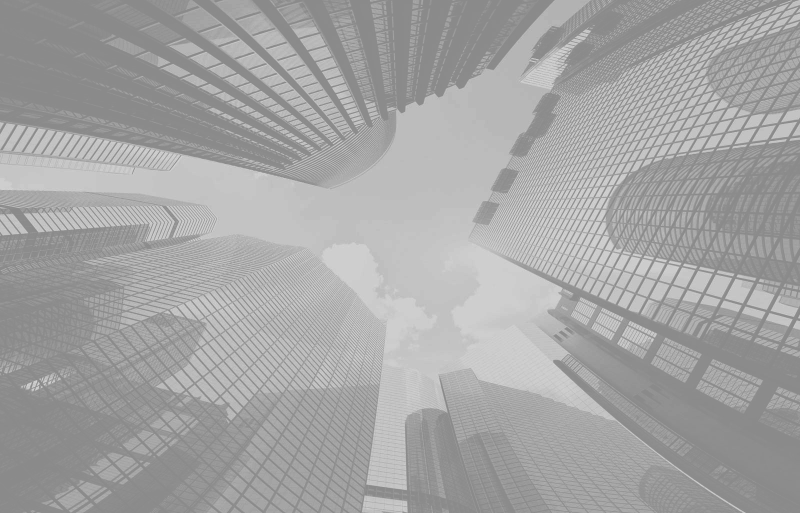
#> input picture GUILHERME_CAVICHIOLI_73759_FELIPE_FIOCHI_73758/EX3/predios1.png, 1600 x 1026 px (shown at 1/2 size)
$ python EXERCICIO3.py
#> lines starting #> are read from the running program, lines starting #| are printed output that depends on the picture
import cv2
import numpy as np
import matplotlib.pyplot as plt

#Plotando as imagens
predio1 = cv2.imread('predios1.png', 0)
#> predio1 is the input picture: shape (1026, 1600); min 138, max 233, mean 164.1
predio2 = cv2.imread('predios2.png', 0)
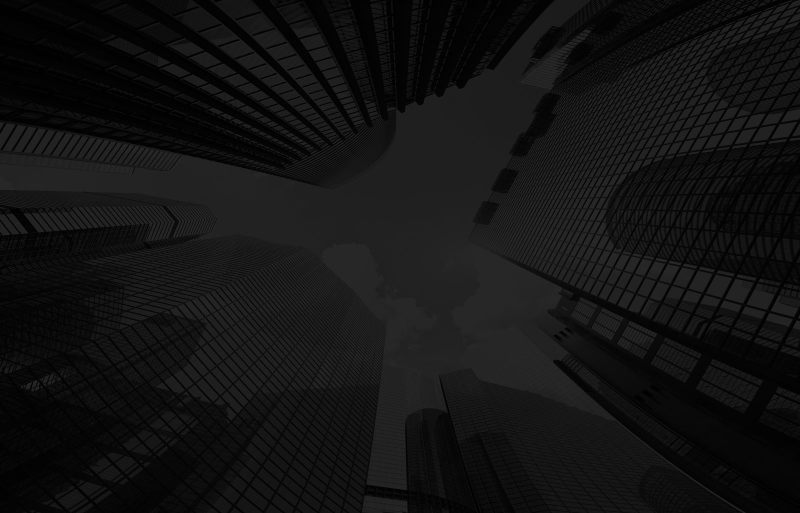
#> input picture GUILHERME_CAVICHIOLI_73759_FELIPE_FIOCHI_73758/EX3/predios2.png, 1600 x 1026 px (shown at 1/2 size)
#> predio2 is the input picture: shape (1026, 1600); min 0, max 52, mean 18.8

#Equalizando os histogramas
predio1_H1 = cv2.equalizeHist(predio1)
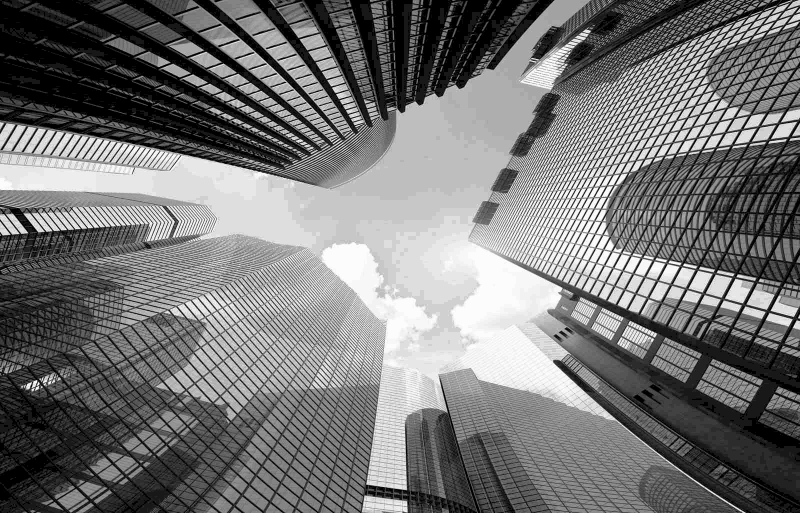
#> predio1_H1: shape (1026, 1600) (shown at 1/2 size); min 0, max 255, mean 117.2
predio1_H2 = cv2.equalizeHist(predio2)
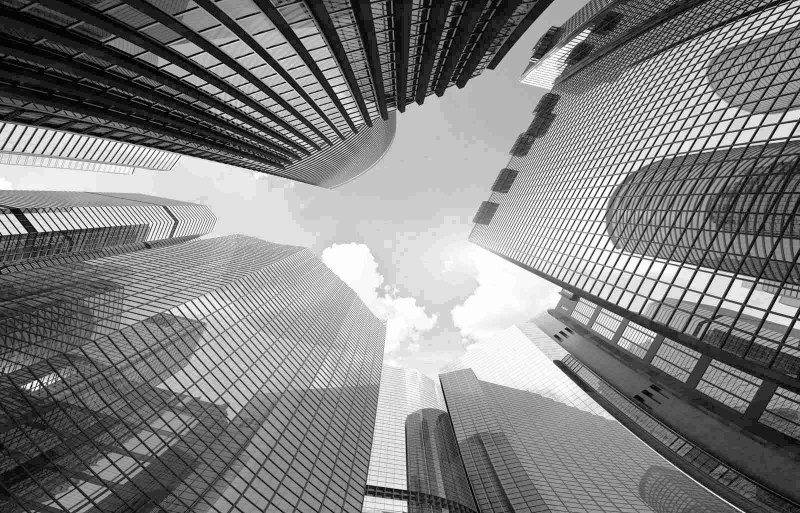
#> predio1_H2: shape (1026, 1600) (shown at 1/2 size); min 0, max 255, mean 129.5

#Estabilizada
plt.subplot(421),plt.imshow(predio1,'gray'),plt.title('Original Predio_1')
plt.subplot(423),plt.imshow(predio1_H1,'gray'),plt.title('Estabilizada Predio_1')

plt.subplot(425),plt.imshow(predio2,'gray'),plt.title('Original Predio_2')
plt.subplot(427),plt.imshow(predio1_H2,'gray'),plt.title('Estabilizada Predio_2')

#
plt.subplot(422),plt.hist(predio1.ravel(),256,[0,256]),plt.title('Histograma - Original Predio_1')
plt.subplot(424),plt.hist(predio1_H1.ravel(),256,[0,256]),plt.title('Histograma - Estabilizada Predio_1')

plt.subplot(426),plt.hist(predio2.ravel(),256,[0,256]),plt.title('Histograma - Original Predio_2')
plt.subplot(428),plt.hist(predio1_H2.ravel(),256,[0,256]),plt.title('Histograma - Estabilizada Predio_2')

plt.show()
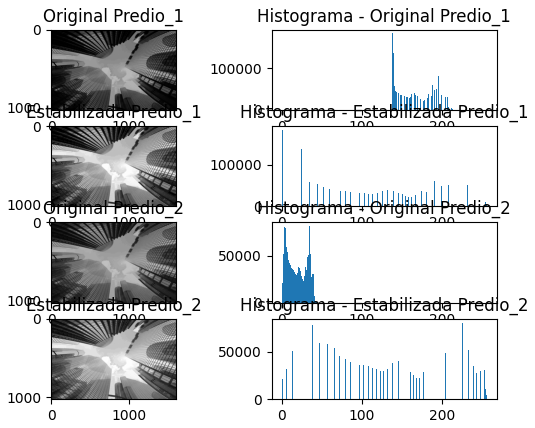
#> figure drawn by matplotlib, 8 panels; panel 5: tallest bar 184235 high, from x = 138 to 139; panel 6: tallest bar 184235 high, from x = 0 to 1; panel 7: tallest bar 80932 high, from x = 34 to 35; panel 8: tallest bar 80932 high, from x = 225 to 226
